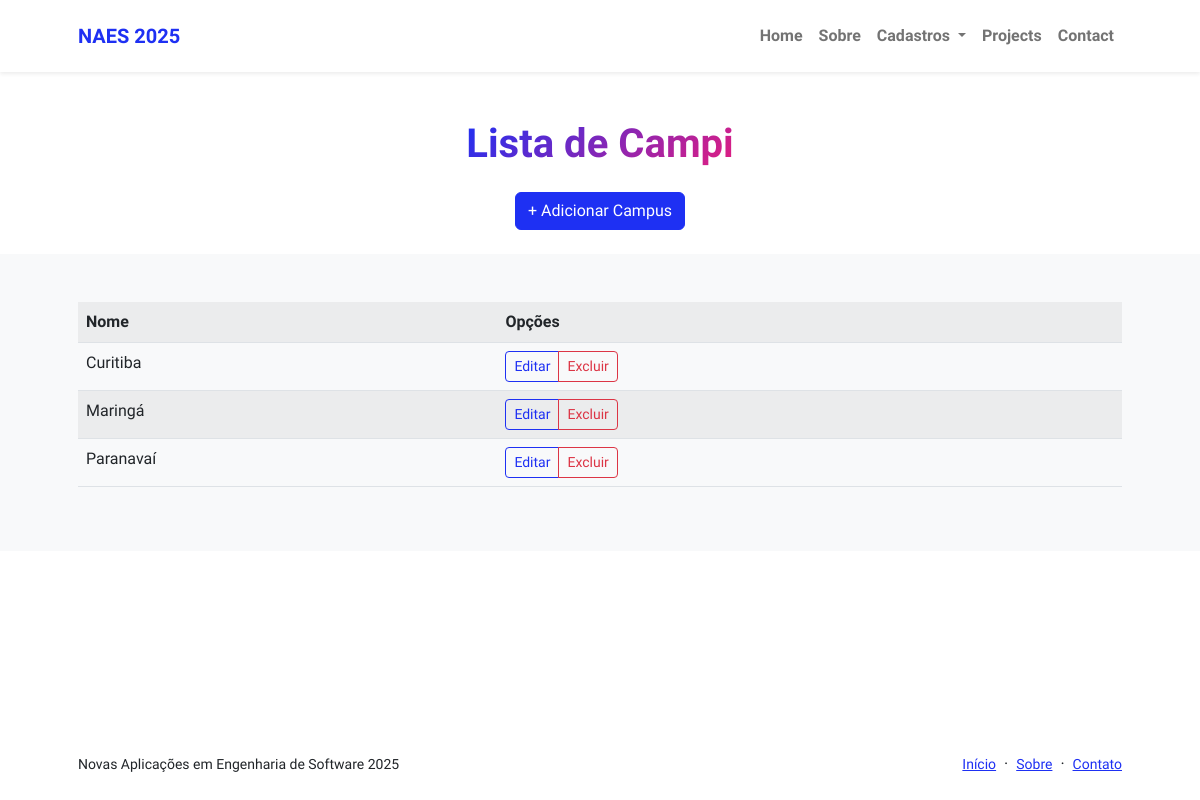
Before: /protocolo/listar/campi/ with the older database file.
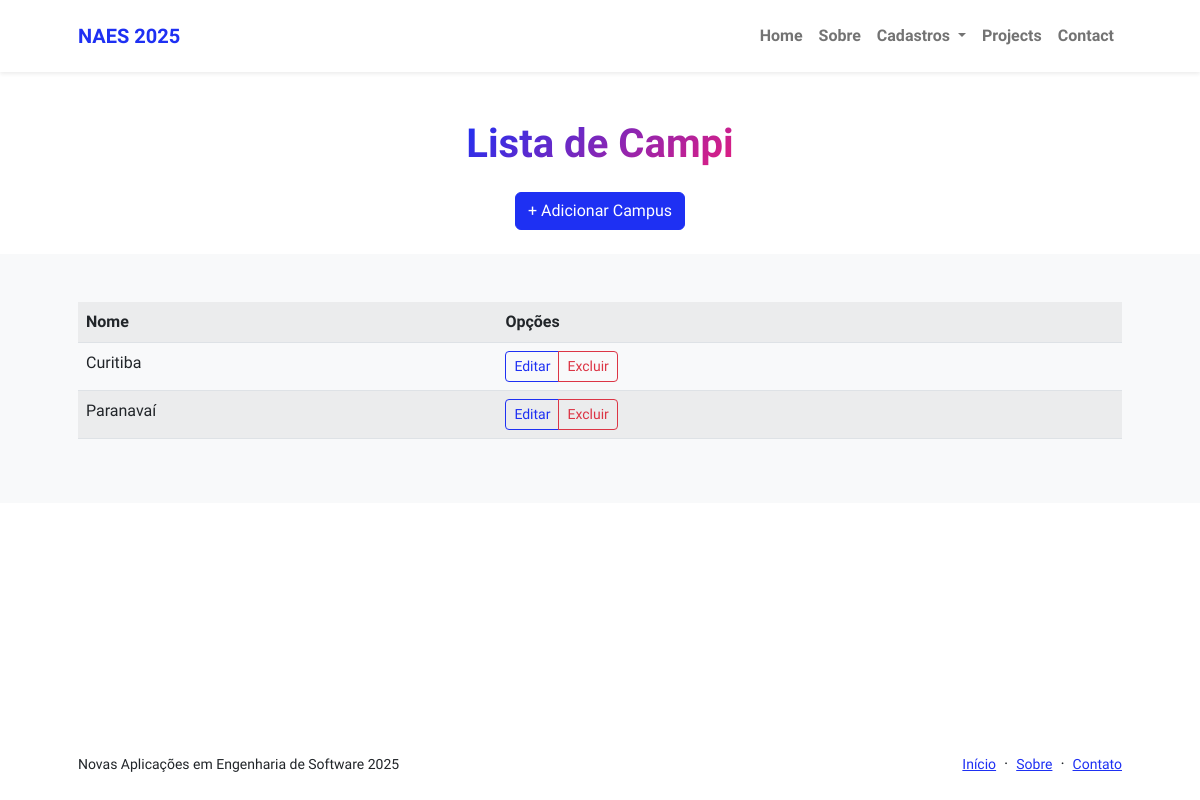
After: the same page with the newer database file.
### protocolos/models.py (models this page shows, shortened)
class Campus(models.Model):
    nome = models.CharField(max_length=120)
    class Meta:
        ordering = ["nome"]
        verbose_name_plural = "Campi"

### protocolos/views.py (the view)
# urls.py: path("listar/campi/", CampusList.as_view(), name="listar-campus"),
class CampusList(ListView):
    template_name = "protocolos/listas/campus.html"
    model = Campus

### protocolos/templates/protocolos/listas/campus.html
{% extends "paginasweb/modelos/index.html" %}
{% load static %}
{% block header %}
<div class="text-center">
    <h1 class="display-6 fw-bolder mb-4">
        <span class="text-gradient d-inline">
            Lista de Campi
        </span>
    </h1>
    <a href="{% url "cadastrar-campus" %}" class="btn btn-primary">
        + Adicionar Campus
    </a>
</div>
{% endblock header %}
{% block conteudo %}
<div>
    <table class="table table-striped">
        <tr>
            <th>Nome</th>
            <th>Opções</th>
        </tr>
        {% for object in object_list %}
        <tr>
            <td>{{ object.nome }}</td>
            <td>
                <div class="btn-group" role="group" aria-label="Opções">
                    <a href="{% url "editar-campus" object.pk %}" class="btn btn-sm btn-outline-primary">Editar</a>
                    <a href="{% url "excluir-campus" object.pk %}" class="btn btn-sm btn-outline-danger">Excluir</a>
                </div>
            </td>
        </tr>
        {% empty %}
        <tr>
            <td>Nenhum registro encontrado.</td>
            <td></td>
        </tr>
        {% endfor %}
    </table>
</div>
{% endblock conteudo %}

### paginasweb/templates/paginasweb/modelos/index.html (shortened to what this page needs)
{% load static %}
<!DOCTYPE html>
<html lang="pt-br">
    <head>
        <link href="https://cdn.jsdelivr.net/npm/bootstrap-icons@1.8.1/font/bootstrap-icons.css" rel="stylesheet" />
        <link href="{% static 'css/styles.css' %}" rel="stylesheet" />
    </head>
    <body class="d-flex flex-column h-100">
        <main class="flex-shrink-0">
            {% block menu %}
            <nav class="navbar navbar-expand-lg navbar-light bg-white py-3 fixed-top shadow-sm">
                <div class="container px-5">
                    <a class="navbar-brand" href="{% url 'index' %}">
                        <span class="fw-bolder text-primary">NAES 2025</span>
                    </a>
                    <div class="collapse navbar-collapse" id="navbarSupportedContent">
                        <ul class="navbar-nav ms-auto mb-2 mb-lg-0 fw-bolder">
                            <li class="nav-item">
                                <a class="nav-link" href="{% url 'index' %}">Home</a>
                            </li>
                            <li class="nav-item">
                                <a class="nav-link" href="{% url 'sobre' %}">Sobre</a>
                            </li>
                            <li class="nav-item dropdown">
                                <a class="nav-link dropdown-toggle" href="#" role="button" data-bs-toggle="dropdown" aria-expanded="false">
                                    Cadastros
                                </a>
                            </li>
                            <li class="nav-item">
                                <a class="nav-link" href="projects.html">Projects</a>
                            </li>
                            <li class="nav-item">
                                <a class="nav-link" href="contact.html">Contact</a>
                            </li>
                        </ul>
                    </div>
                </div>
            </nav>
            {% endblock menu %}
            <header class="py-4 mt-5">
                <div class="container px-5 mt-5">
                    <div class="row gx-5 align-items-center">
                        <div class="col-xxl">
                            {% block header %}{% endblock header %}
                        </div>
                    </div>
                </div>
            </header>
            <section class="bg-light py-5">
                <div class="container px-5">
                    <div class="row gx-5 justify-content-center">
                        <div class="col-xxl">
                            {% block conteudo %}{% endblock conteudo %}
                        </div>
                    </div>
                </div>
            </section>
        </main>
        <footer class="bg-white py-4 mt-auto">
            <div class="container px-5">
                <div class="row align-items-center justify-content-between flex-column flex-sm-row">
                    {% block rodape %}
                    <div class="col-auto">
                        <div class="small m-0">Novas Aplicações em Engenharia de Software 2025</div>
                    </div>
                    <div class="col-auto">
                        <a class="small" href="{% url 'index' %}">Início</a>
                        <span class="mx-1">&middot;</span>
                        <a class="small" href="{% url 'sobre' %}">Sobre</a>
                        <span class="mx-1">&middot;</span>
                        <a class="small" href="#!">Contato</a>
                    </div>
                    {% endblock rodape %}
                </div>
            </div>
        </footer>
    </body>
</html>

Changed rows visible on the page:
removed Campus: nome "Maringá"
